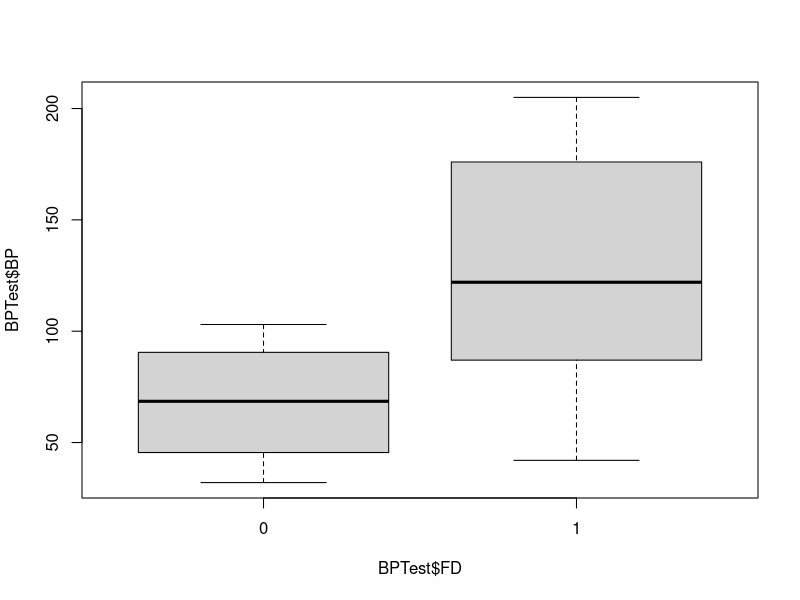
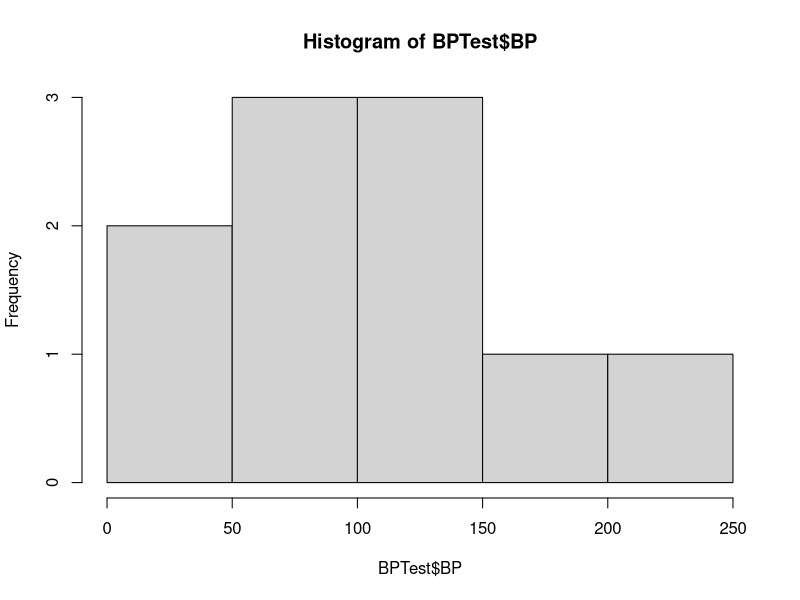

These figures' R source, in order:
Frequency <- c(0.6,0.3,0.4,0.4,0.2,0.6,0.3,0.4,0.9,0.2)
 BP <- c(103,87,32,42,59,109,78,205,135,176)
First <- c(1,1,1,1,0,0,0,0,NA,1)
Second <- c(0,0,1,1,0,0,1,1,1,1)
FD <- c(0,1,0,1,0,1,0,1,1,1)
 BPTest<-data.frame(Frequency,BP,First,Second,FD)
boxplot(BPTest$BP~BPTest$FD)
hist(BPTest$BP)
